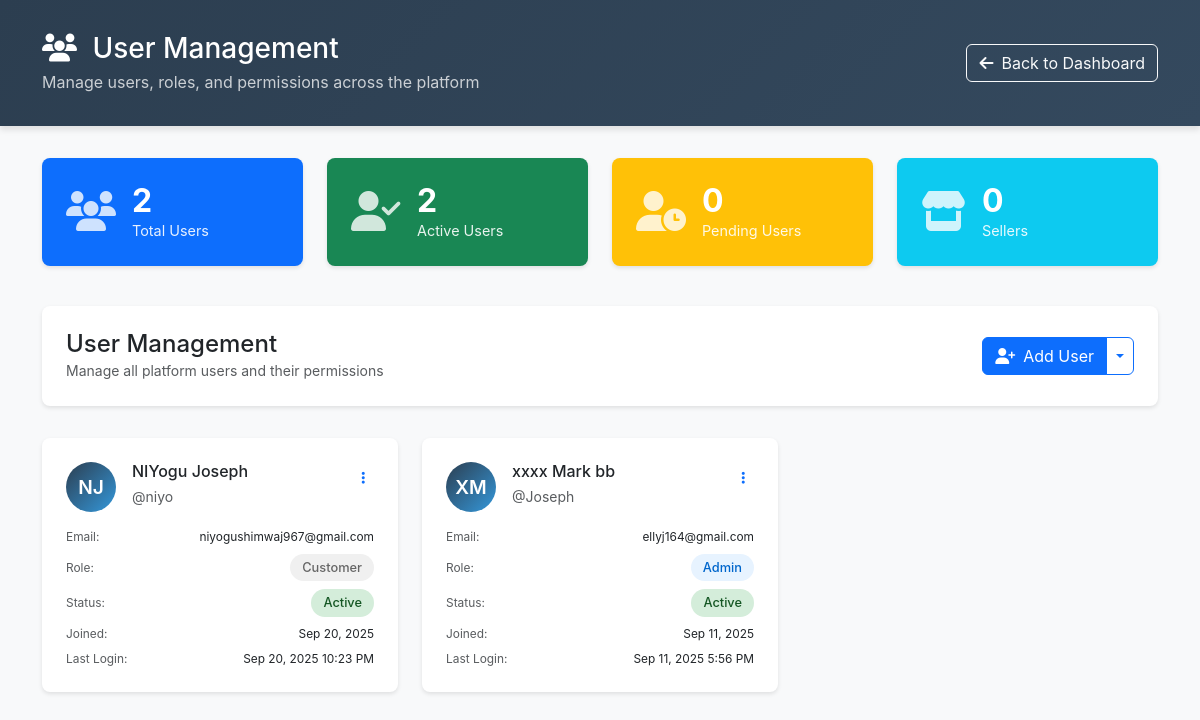
Page /admin/users.php on the earlier database version.
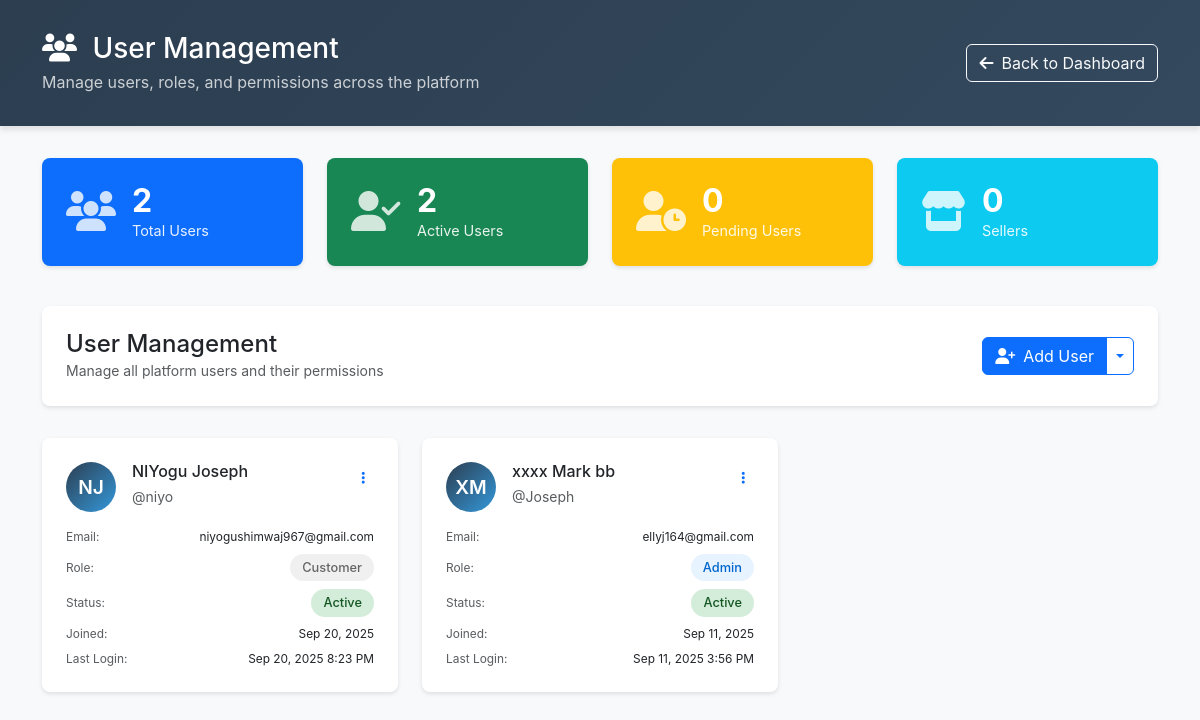
Same page on the later database version.
### tables this page shows
CREATE TABLE `users` (
  `id` int(11) NOT NULL,
  `username` varchar(50) NOT NULL,
  `email` varchar(100) NOT NULL,
  `pass_hash` varchar(255) NOT NULL,
  `first_name` varchar(50) NOT NULL,
  `last_name` varchar(50) NOT NULL,
  `phone` varchar(20) DEFAULT NULL,
  `role` enum('customer','vendor','admin') NOT NULL DEFAULT 'customer',
  `status` enum('active','inactive','pending','suspended') NOT NULL DEFAULT 'pending',
  `verified_at` timestamp NULL DEFAULT NULL,
  `avatar` varchar(255) DEFAULT NULL,
  `bio` text DEFAULT NULL,
  `preferences` longtext DEFAULT NULL CHECK (json_valid(`preferences`)),
  `two_factor_enabled` tinyint(1) NOT NULL DEFAULT 0,
  `email_verified_at` timestamp NULL DEFAULT NULL,
  `two_fa_secret` varchar(255) DEFAULT NULL,
  `login_email_alerts` tinyint(1) NOT NULL DEFAULT 1,
  `login_sms_alerts` tinyint(1) NOT NULL DEFAULT 0,
  `new_device_alerts` tinyint(1) NOT NULL DEFAULT 1,
  `suspicious_activity_alerts` tinyint(1) NOT NULL DEFAULT 1,
  `last_login_at` timestamp NULL DEFAULT NULL,
  `last_login_ip` varchar(45) DEFAULT NULL,
  `created_at` timestamp NOT NULL DEFAULT current_timestamp(),
  `updated_at` timestamp NOT NULL DEFAULT current_timestamp() ON UPDATE current_timestamp(),
  `last_login` datetime DEFAULT NULL
);

### admin/users.php (called while the page is built)
<?php
include_once __DIR__ . '/users/index.php';
?>

### admin/users/index.php (the view, shortened to what the changed rows need)
<?php
$database_available = false;
$pdo = null;
try {
    $pdo = db();
    $pdo->query('SELECT 1');
    $database_available = true;
} catch (Exception $e) {
    $database_available = false;
    error_log("Database connection failed: " . $e->getMessage());
}
$page_title = 'User Management';
$action = $_GET['action'] ?? 'list';
$users = [];
if ($database_available) {
    try {
        $usersQuery = "
            SELECT u.*,
                   COALESCE(u.role, 'customer') as role,
                   COALESCE(u.status, 'active') as status,
                   COALESCE(u.created_at, NOW()) as created_at,
                   COALESCE(u.last_login_at, u.created_at) as last_login_at
            FROM users u
            ORDER BY u.created_at DESC
            LIMIT 100
        ";
        $usersStmt = $pdo->prepare($usersQuery);
        $usersStmt->execute();
        $users = $usersStmt->fetchAll(PDO::FETCH_ASSOC);
    } catch (Exception $e) {
        $database_available = false;
        $error_message = "Database query failed. Showing demo data.";
        error_log("User management query error: " . $e->getMessage());
    }
}
?>
<!DOCTYPE html>
<html lang="en">
<head>
    <link href="https://cdn.jsdelivr.net/npm/bootstrap@5.3.0/dist/css/bootstrap.min.css" rel="stylesheet">
    <link rel="stylesheet" href="https://cdnjs.cloudflare.com/ajax/libs/font-awesome/6.4.0/css/all.min.css">
</head>
<body>
    <div class="admin-header">
        <div class="container">
            <div class="row align-items-center">
                <div class="col-md-6">
                    <h1 class="h3 mb-1">
                        <i class="fas fa-users me-2"></i>
                        <?php echo htmlspecialchars($page_title); ?>
                    </h1>
                </div>
            </div>
        </div>
    </div>
    <div class="container">
        <?php if ($action === 'list'): ?>
        <div class="row">
            <?php if (empty($users)): ?>
                <div class="col-12">
                    <div class="text-center py-5">
                        <div class="text-muted">
                            <i class="fas fa-users fa-3x mb-3"></i>
                            <h5>No Users Found</h5>
                            <p>Get started by adding your first user to the system.</p>
                            <a href="?action=create" class="btn btn-primary">
                                <i class="fas fa-user-plus me-2"></i>Add First User
                            </a>
                        </div>
                    </div>
                </div>
            <?php else: ?>
                <?php foreach ($users as $user): ?>
                    <div class="col-lg-6 col-xl-4">
                        <div class="user-card">
                            <div class="d-flex align-items-start justify-content-between mb-3">
                                <div class="d-flex">
                                    <div class="avatar-placeholder bg-primary text-white rounded-circle d-flex align-items-center justify-content-center me-3"
                                         style="width: 50px; height: 50px; font-size: 1.2rem; font-weight: 600;">
                                        <?php echo strtoupper(substr($user['first_name'] ?? 'U', 0, 1) . substr($user['last_name'] ?? 'U', 0, 1)); ?>
                                    </div>
                                    <div>
                                        <h6 class="mb-1">
                                            <?php echo htmlspecialchars(($user['first_name'] ?? 'Unknown') . ' ' . ($user['last_name'] ?? 'User')); ?>
                                        </h6>
                                        <p class="text-muted mb-0 small">@<?php echo htmlspecialchars($user['username'] ?? 'unknown'); ?></p>
                                    </div>
                                </div>
                                <div class="dropdown">
                                    <button class="btn btn-link btn-sm" data-bs-toggle="dropdown">
                                        <i class="fas fa-ellipsis-v"></i>
                                    </button>
                                </div>
                            </div>
                            <div class="user-info">
                                <div class="d-flex justify-content-between align-items-center mb-2">
                                    <span class="text-muted small">Email:</span>
                                    <span class="small"><?php echo htmlspecialchars($user['email'] ?? 'No email'); ?></span>
                                </div>
                                <div class="d-flex justify-content-between align-items-center mb-2">
                                    <span class="text-muted small">Role:</span>
                                    <span class="role-badge role-<?php echo $user['role'] ?? 'customer'; ?>">
                                        <?php echo ucfirst($user['role'] ?? 'customer'); ?>
                                    </span>
                                </div>
                                <div class="d-flex justify-content-between align-items-center mb-2">
                                    <span class="text-muted small">Status:</span>
                                    <span class="status-badge status-<?php echo $user['status'] ?? 'active'; ?>">
                                        <?php echo ucfirst($user['status'] ?? 'active'); ?>
                                    </span>
                                </div>
                                <div class="d-flex justify-content-between align-items-center mb-2">
                                    <span class="text-muted small">Joined:</span>
                                    <span class="small"><?php echo date('M j, Y', strtotime($user['created_at'] ?? 'now')); ?></span>
                                </div>
                                <?php if ($user['last_login_at'] ?? null): ?>
                                    <div class="d-flex justify-content-between align-items-center">
                                        <span class="text-muted small">Last Login:</span>
                                        <span class="small"><?php echo date('M j, Y g:i A', strtotime($user['last_login_at'])); ?></span>
                                    </div>
                                <?php endif; ?>
                            </div>
                        </div>
                    </div>
                <?php endforeach; ?>
            <?php endif; ?>
        </div>
        <?php endif; ?>
    </div>
</body>
</html>

Differences in the rows shown:
changed users "NJ": last_login_at "Sep 20, 2025 10:23 PM" → "Sep 20, 2025 8:23 PM"
changed users "XM": last_login_at "Sep 11, 2025 5:56 PM" → "Sep 11, 2025 3:56 PM"
